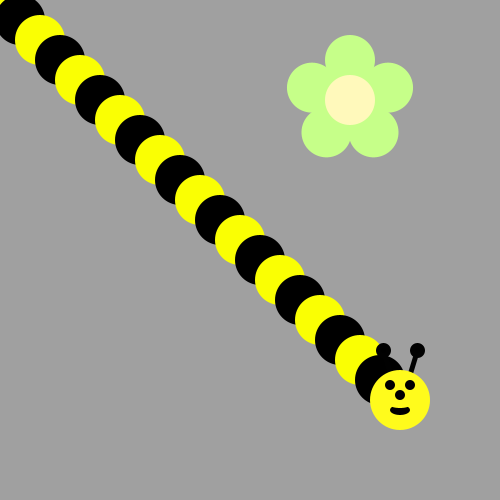
Frame 1 (no input)
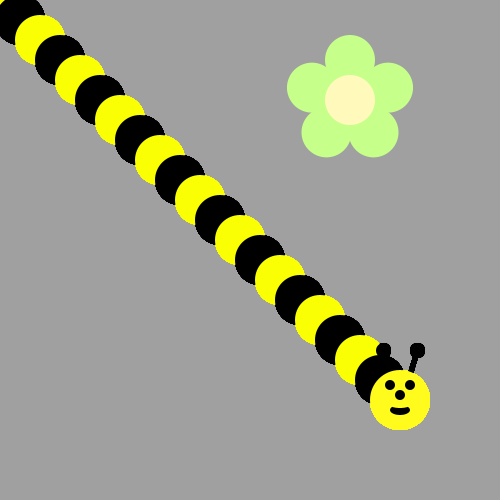
Frame 60 (the mouse pressed at the canvas centre just before this capture)
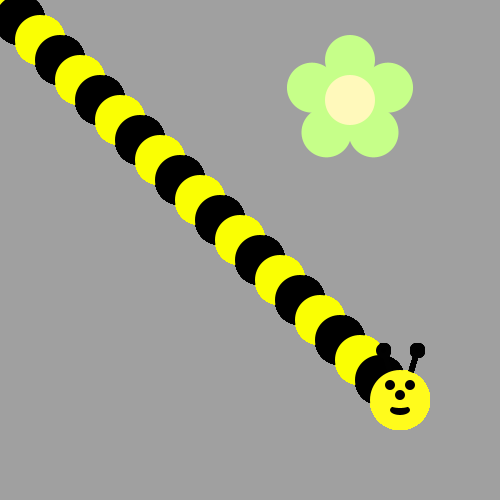
Frame 120 (the mouse held since frame 60 and released just before this capture)

The Processing sketch that drew these frames (run headless with seeded random() and noise(); from frame 60 on, the mouse is pressed at the canvas centre):

// Processing sketch: bumble_bee
// ── bumble_bee.pde
int bx=0;
int by=0;

void draw() {
/*Use a loop to make a body for the Bee!
Then put his head on using drawBeeFace(x,y)
Use Modulo to make the colors alternate 
*/
for(int i=0;i<20;i++){
  if(i%2==0){
    fill(250,255,3);
     ellipse(i*20,i*20,50,50);
    bx=bx+25;
    by=by+25;
  }
  else{
    fill(0,0,0);
   ellipse(i*20,i*20,50,50); 
   bx=bx+25;
    by=by+25;
  }
  
  
}
drawBeeFace(400,400);
}

void drawFlower(int x, int y) {
     noStroke();
     translate(x, y);
     // draw 5 petals, rotating after each one
     fill(#c6ff89);      // green
      for (int i = 0; i < 5; i++) {
           ellipse(0, -40, 50, 50);
          rotate(radians(72));
     }
     fill(#fff9bb); // light yellow
     ellipse(0, 0, 50, 50);
} 
void drawBeeFace(int BeeFaceX, int BeeFaceY) {
     noStroke();
     fill(0, 0, 0);
     stroke(1);
     strokeWeight(5);
     line(BeeFaceX-10, BeeFaceY-27, BeeFaceX-17, BeeFaceY-50);
     line(BeeFaceX+10, BeeFaceY-27, BeeFaceX+17, BeeFaceY-50);
     ellipse(BeeFaceX-17, BeeFaceY-50, 10, 10);
     ellipse(BeeFaceX+17, BeeFaceY-50, 10, 10);
     noStroke();
     fill(255, 251, 28);
     ellipse(BeeFaceX, BeeFaceY, 60, 60); // face
     fill(255, 237, 209);
     fill(0,0,0);
      ellipse(BeeFaceX-10, BeeFaceY-15, 10, 10); // eyes
     ellipse(BeeFaceX+10, BeeFaceY-15, 10, 10);
      ellipse(BeeFaceX, BeeFaceY-5, 10, 10); // nose
      ellipse(BeeFaceX, BeeFaceY+10, 20, 10);// mouth
     fill(255, 251, 28);
     ellipse(BeeFaceX, BeeFaceY+5, 20, 6);
}

void setup() {
     ellipseMode(CENTER);
     size(500, 500);
     background(160, 160, 160);
      drawFlower(350, 100);
}
